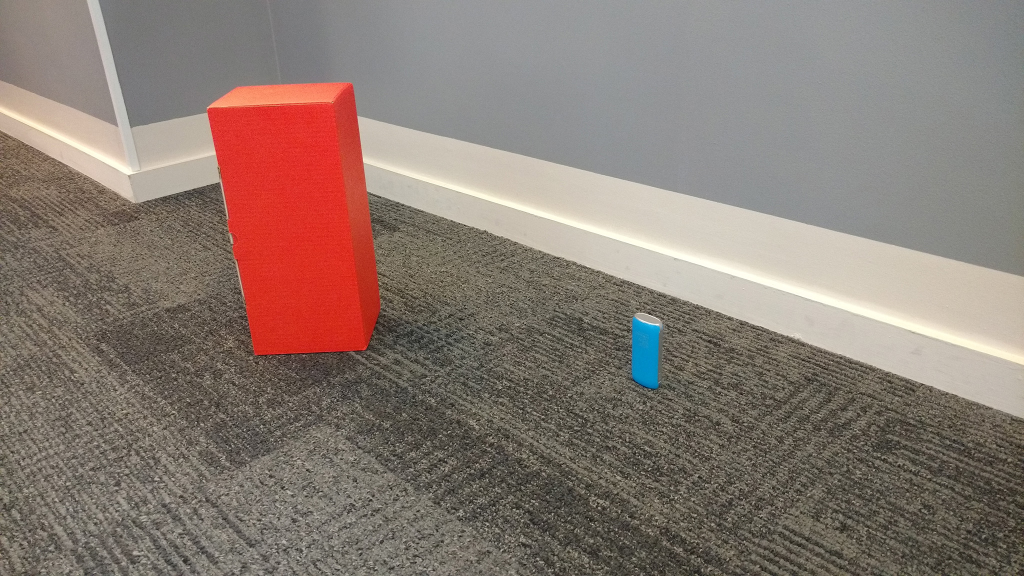
#> input picture Aula 01/hall_box_battery2.jpg, 2048 x 1152 px, given in place of img9x9.png, which was not available (shown at 1/2 size)
$ jupyter execute --allow-errors 'Aula 01 - Visão Computacional.ipynb'   (shell and % lines are left out)   (text cells are left out)
#> lines starting #> are read from the running program, lines starting #| are printed output that depends on the picture; after the words box and inside, x2 and y2 are one past the last pixel; in counts of white or black regions, pixels touching at a corner belong together; pictures that were not available may be replaced by others from this repository, and a replacement may not be noted
[cell 1]

from matplotlib import pyplot as plt
from math import pi, cos
import numpy as np
import time
import cv2

print("OpenCV Version : %s " % cv2.__version__)

[cell 2]
import colorsys

[cell 3]
grid = cv2.imread("img9x9.png")
#> grid is the input picture: shape (1152, 2048, 3); mean B, G, R 114.3, 122.5, 137.1
grid.shape
#> Out = (1152, 2048, 3)

[cell 4]
grid_rgb = cv2.cvtColor(grid, cv2.COLOR_BGR2RGB)

[cell 5]
plt.imshow(grid_rgb)
plt.show()

[cell 6]
grid_rgb

[cell 7]
type(grid_rgb)

[cell 8]
grid_rgb.shape
#> Out = (1152, 2048, 3)

[cell 9]
new_grid_rgb = grid_rgb.transpose()

#> (the rest of this cell did not finish here and is left out)

[cell 10]
arara = cv2.imread("arara_medium.jpg")
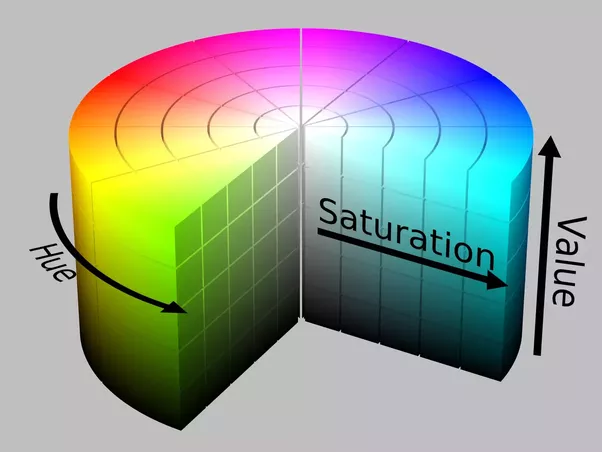
#> input picture Aula 01/hsv.png, 602 x 452 px, given in place of arara_medium.jpg, which was not available
#> arara is the input picture: shape (452, 602, 3); mean B, G, R 150.1, 159.1, 152.4

plt.imshow(arara)
plt.show()

[cell 11]
arara_correction = cv2.cvtColor(arara, cv2.COLOR_BGR2RGB)

plt.imshow(arara_correction)
plt.show()

[cell 12]
arara_correction.shape
#> Out = (452, 602, 3)

[cell 13]
red_channel = arara_correction[:, :, 0]
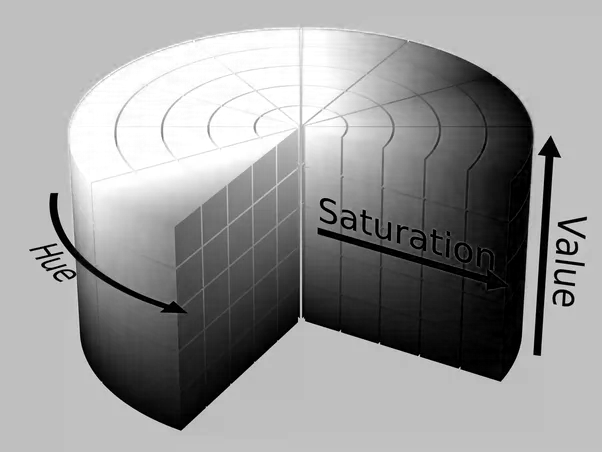
#> red_channel: shape (452, 602); min 0, max 255, mean 152.4
green_channel = arara_correction[:, :, 1]
blue_channel = arara_correction[:, :, 2]
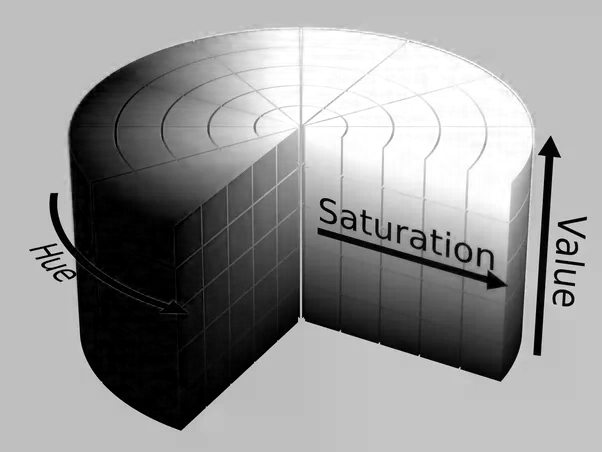
#> blue_channel: shape (452, 602); min 0, max 255, mean 150.1

[cell 14]
plt.figure(figsize=(21,7))

plt.subplot(131)
plt.imshow(red_channel, cmap='Reds')
plt.title("Red Channel")

plt.subplot(132)
plt.imshow(green_channel, cmap='Greens')
plt.title("Green Channel")

plt.subplot (133)
plt.imshow(blue_channel, cmap='Blues')
plt.title("Blue Channel")

plt.show()

[cell 15]
webcam = cv2.VideoCapture(0)

[cell 16]
time.sleep(3)

[cell 17]
status, image = webcam.read()
print(type(status))
#| <class 'bool'>
print(type(image))
#| <class 'numpy.ndarray'>

[cell 18]
webcam.release()

[cell 19]
rgb_image = cv2.cvtColor(image, cv2.COLOR_BGR2RGB)

plt.imshow(rgb_image)
plt.show()

[cell 20]
imagem = cv2.imread("imagem.png")

print(imagem.shape)
#| (452, 602, 3)

plt.imshow(imagem)
plt.show()

[cell 21]
imagem_gray = cv2.cvtColor(imagem, cv2.COLOR_BGR2GRAY)
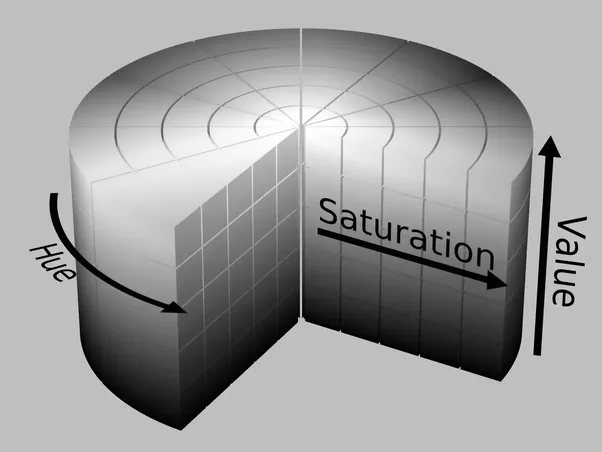
#> imagem_gray: shape (452, 602); min 0, max 255, mean 156.1

print(imagem_gray.shape)
#| (452, 602)

plt.imshow(imagem_gray, cmap="Greys_r")
plt.show()

[cell 22]
imagem_saida_1 = imagem_gray.copy()
imagem_saida_1[:] = 0
#> imagem_saida_1: shape (452, 602); every value is 0

[cell 23]
imagem_saida_2 = np.zeros(imagem_gray.shape, dtype=np.uint8)

[cell 24]
plt.figure(figsize=(14,7))

plt.subplot(121)
plt.imshow(imagem_saida_1, cmap="Greys_r")
plt.title("Método I")

plt.subplot(122)
plt.imshow(imagem_saida_2, cmap="Greys_r")
plt.title("Método II")

plt.show()

[cell 25]
pixel_list = []

#> (the rest of this cell did not finish here and is left out)

[cell 26]
imagem_saida_norm = np.zeros(imagem_saida_2.shape, dtype=np.uint8)

#> (the rest of this cell did not finish here and is left out)

[cell 27]
plt.imshow(imagem_saida_norm, cmap="Greys_r")
plt.title("Correção de Ruído Total")
plt.show()

[cell 28]
rintin = cv2.imread("RinTinTin.jpg")
#> (the rest of this cell did not finish here and is left out)

#> (a cell that did not finish here is left out)

#> (a cell that did not finish here is left out)

#> (a cell that did not finish here is left out)

#> (a cell that did not finish here is left out)

[cell 33]
red_channel = rgb_image[:, :, 0]
#> red_channel: shape (1152, 2048)
green_channel = rgb_image[:, :, 1]
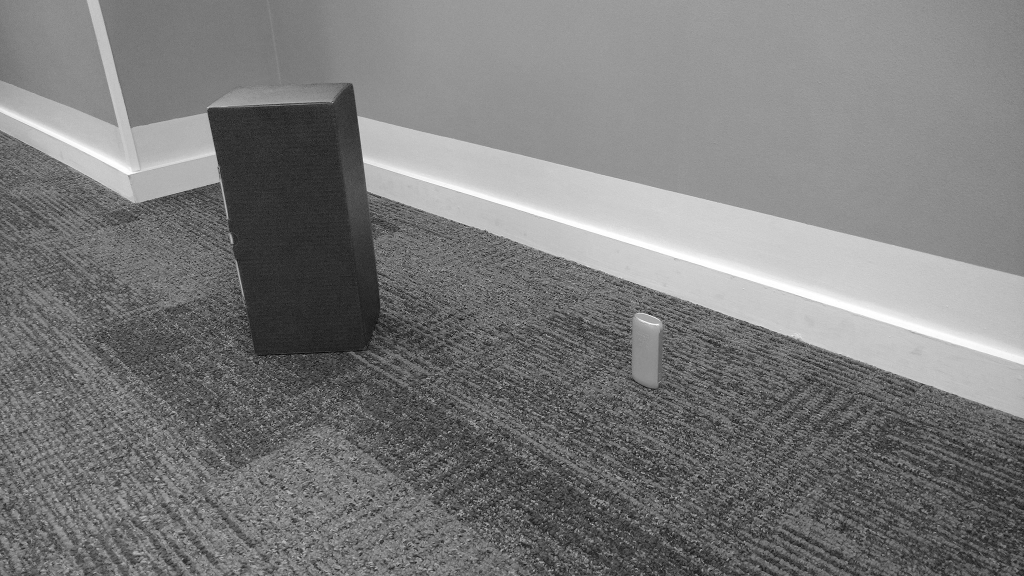
#> green_channel: shape (1152, 2048) (shown at 1/2 size); min 0, max 255, mean 122.5
blue_channel = rgb_image[:, :, 2]
#> blue_channel: shape (1152, 2048)

[cell 34]
def image_hist_analisys(image, title="", colormap="Greys_r"):
#> called with title = 'Canal: R (vermelho)', colormap = 'Reds'
    hist, bins = np.histogram(image.flatten(),256,[0,256])
#> hist = 256 values, max 45459 at index 147, min 119 at index 11, mean 9216; bins = 257 values from 0 to 256

    cdf = hist.cumsum()
#> cdf = 256 values from 2567 to 2359296
    cdf_normalized = cdf * hist.max()/ cdf.max()
#> cdf_normalized = 256 values from 49.46 to 45459

    plt.figure(figsize=(12,3))

    plt.subplot(121)
    plt.title(title)
    plt.imshow(image, cmap=colormap)

    plt.subplot(122)
    plt.hist(image.flatten(),256,[0,256], color = 'orange', label="Histogram")
    plt.plot(cdf_normalized, color = 'purple', label="CDF")
    plt.legend(loc='upper right')
    plt.title("Análise de Distribuição na Faixa de Cores")
    plt.xlabel("Pixel Value")
    plt.ylabel("Frequency")
    plt.xlim([0,256])
    plt.grid()
    plt.show()
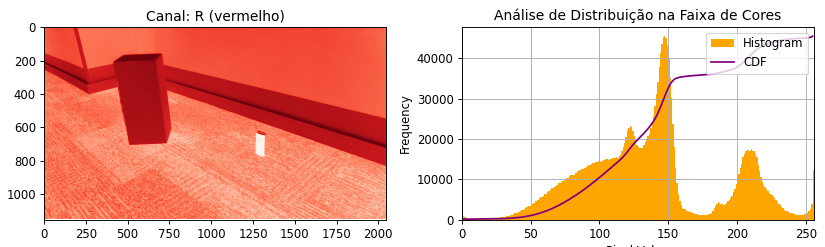
#> figure drawn by matplotlib, 2 panels; panel 2: tallest bar 45459 high, from x = 147 to 148; panel 2: curve peaks at x = 255, y = 45459

[cell 35]
image_hist_analisys(red_channel, title="Canal: R (vermelho)", colormap="Reds")
image_hist_analisys(green_channel, title="Canal: G (verde)", colormap="Greens")
#> call 2 of image_hist_analisys, with title = 'Canal: G (verde)', colormap = 'Greens'
#> in image_hist_analisys (call 2), `hist, bins = np.histogram(image.flatten(),256,[0,256])`: hist = 256 values, max 40005 at index 148, min 35 at index 1, mean 9216
#> in image_hist_analisys (call 2), `cdf = hist.cumsum()`: cdf = 256 values from 85 to 2359296
#> in image_hist_analisys (call 2), `cdf_normalized = cdf * hist.max()/ cdf.max()`: cdf_normalized = 256 values from 1.44 to 40005
#> in image_hist_analisys (call 2), `plt.show()`:
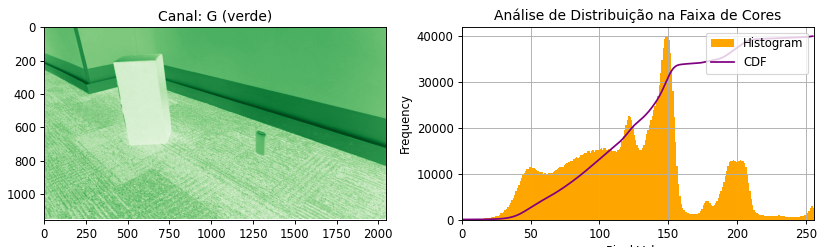
#> figure drawn by matplotlib, 2 panels; panel 2: tallest bar 40005 high, from x = 148 to 149; panel 2: curve peaks at x = 255, y = 40005
image_hist_analisys(blue_channel, title="Canal: B (azul)", colormap="Blues")
#> call 3 of image_hist_analisys, with title = 'Canal: B (azul)', colormap = 'Blues'
#> in image_hist_analisys (call 3), `hist, bins = np.histogram(image.flatten(),256,[0,256])`: hist = 256 values, max 33096 at index 151, min 1 at index 247, mean 9216
#> in image_hist_analisys (call 3), `cdf = hist.cumsum()`: cdf = 256 values from 709 to 2359296
#> in image_hist_analisys (call 3), `cdf_normalized = cdf * hist.max()/ cdf.max()`: cdf_normalized = 256 values from 9.95 to 33096
#> in image_hist_analisys (call 3), `plt.show()`:
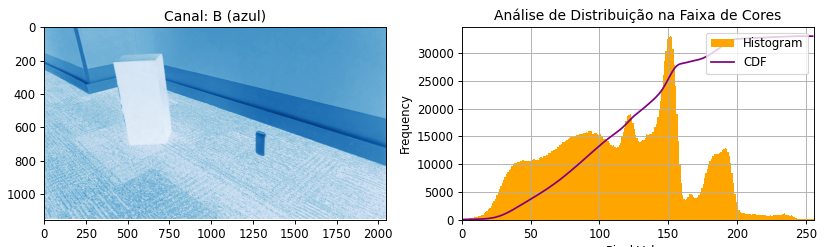
#> figure drawn by matplotlib, 2 panels; panel 2: tallest bar 33096 high, from x = 151 to 152; panel 2: curve peaks at x = 255, y = 33096

[cell 36]
rgb_red = (221, 49, 37)
rgb_blue = (1, 144, 197)

[cell 37]
red_cvt = colorsys.rgb_to_hsv(rgb_red[0]/255, rgb_red[1]/255, rgb_red[2]/255)
blue_cvt = colorsys.rgb_to_hsv(rgb_blue[0]/255, rgb_blue[1]/255, rgb_blue[2]/255)

hsv_red = (int(red_cvt[0]*180), int(red_cvt[1]*255), int(red_cvt[2]*255))
hsv_blue = (int(blue_cvt[0]*180), int(blue_cvt[1]*255), int(blue_cvt[2]*255))

print("HSV red:", hsv_red)
print("HSV blue:", hsv_blue)

[cell 38]
def color_security_range(hue_value):
    return (hue_value-25, 50, 50), (hue_value+25, 255, 255)

[cell 39]
hsv_min_red, hsv_max_red = color_security_range(hsv_red[0])
hsv_min_blue, hsv_max_blue = color_security_range(hsv_blue[0])

[cell 40]
def correction(pixel, channel_number, new_value):
    list_pixel = list(pixel)
    list_pixel[channel_number] = new_value
    return tuple(list_pixel)

[cell 41]
hsv_min_red = correction(hsv_min_red, 1, 100)
hsv_min_red = correction(hsv_min_red, 2, 150)

[cell 42]
hsv_image = cv2.cvtColor(rgb_image, cv2.COLOR_RGB2HSV)
#> hsv_image: shape (1152, 2048, 3); mean H, S, V 34.9, 43.4, 138.2

[cell 43]
red_mask = cv2.inRange(hsv_image, hsv_min_red, hsv_max_red)
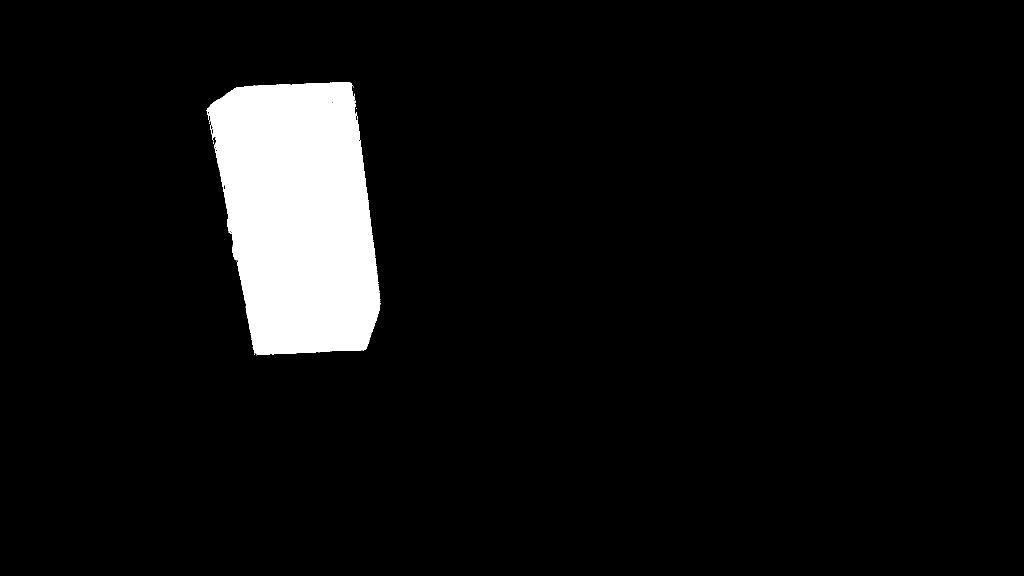
#> red_mask: shape (1152, 2048) (shown at 1/2 size); 6.3% white; 14 white regions (13 under 20 px), largest, box (x1, y1, x2, y2) and area: (413, 165, 761, 711) 147956
blue_mask = cv2.inRange(hsv_image, hsv_min_blue, hsv_max_blue)
#> blue_mask: shape (1152, 2048); 0.3% white; 2 white regions (1 under 20 px), largest, box (x1, y1, x2, y2) and area: (1262, 633, 1321, 779) 7053

[cell 44]
plt.figure(figsize=(14,7))

plt.subplot(121)
plt.imshow(red_mask, cmap="Greys_r")
plt.title("Red Mask")

plt.subplot(122)
plt.imshow(blue_mask, cmap="Greys_r")
plt.title("Blue Mask")

plt.show()

[cell 45]
red_filter = cv2.bitwise_and(rgb_image, rgb_image, mask=red_mask)
blue_filter = cv2.bitwise_and(rgb_image, rgb_image, mask=blue_mask)

[cell 46]
plt.figure(figsize=(14,7))

plt.subplot(121)
plt.imshow(red_filter)
plt.title("Red Filter")

plt.subplot(122)
plt.imshow(blue_filter)
plt.title("Blue Filter")

plt.show()

[cell 47]
red_blue_mask = red_mask + blue_mask
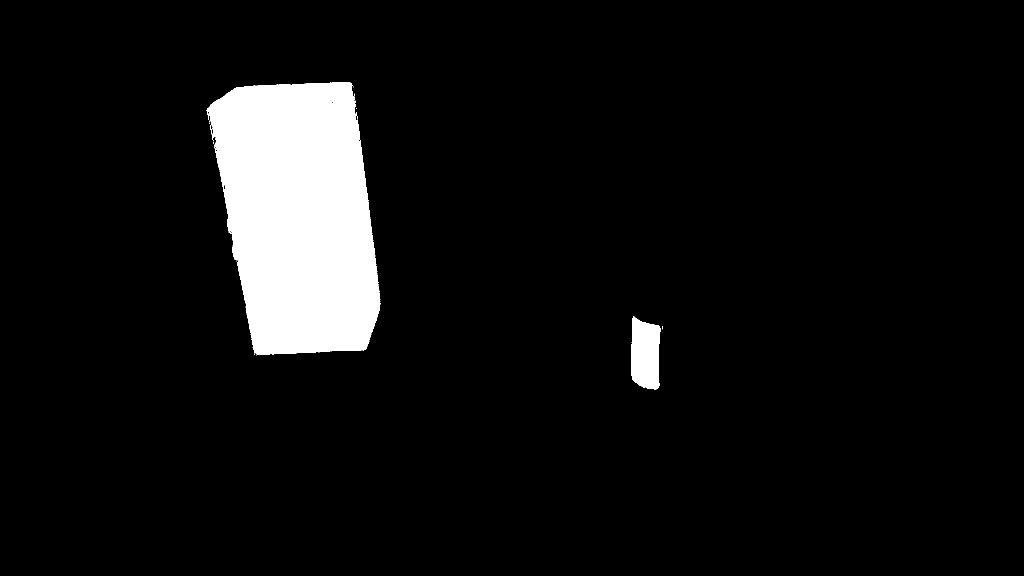
#> red_blue_mask: shape (1152, 2048) (shown at 1/2 size); 6.6% white; 16 white regions (14 under 20 px), largest, box (x1, y1, x2, y2) and area: (413, 165, 761, 711) 147956, (1262, 633, 1321, 779) 7053
red_blue_filter = cv2.bitwise_and(rgb_image, rgb_image, mask=red_blue_mask)

plt.imshow(red_blue_filter)
plt.title("Red and Blue Filters")
plt.show()
